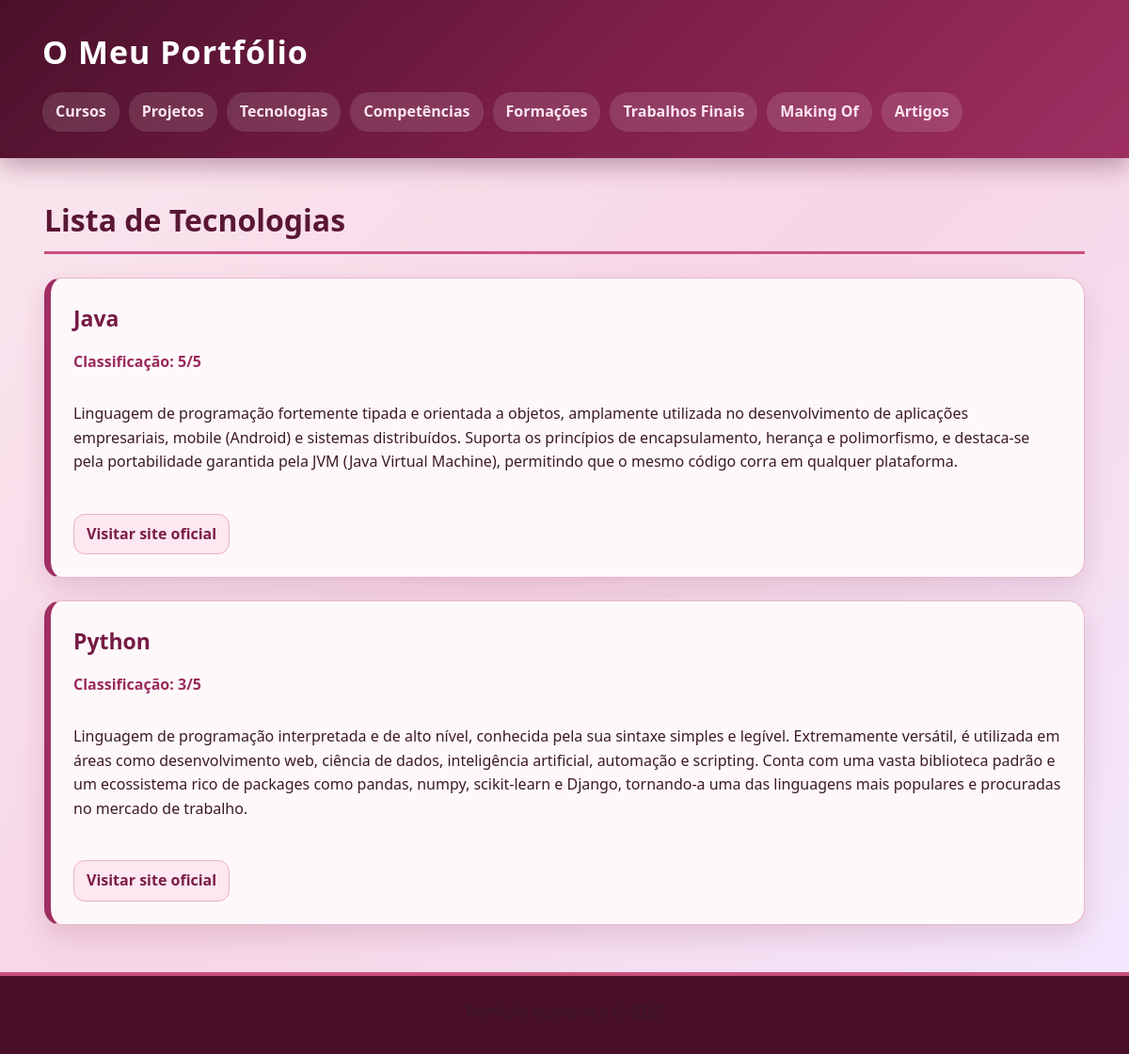
Screenshot of /tecnologias/ with the database file from the repository.
### portfolio/models.py (models this page shows, shortened)
class Tecnologia(models.Model):
    nome = models.CharField(max_length=100)
    classificacao = models.IntegerField()
    descricao = models.TextField()
    logo = models.ImageField(upload_to="fotos_tecnologia/", blank=True)
    formacao = models.ManyToManyField(Formacao, blank=True, related_name="tecnologias")

### portfolio/views.py (the view)
# urls.py: path("tecnologias/", views.tecnologias_view, name="tecnologias"),
def tecnologias_view(request):
    tecnologias = Tecnologia.objects.prefetch_related("formacao")
    context = {
        "tecnologias": tecnologias,
        "gestor": is_gestor(request.user)
    }
    return render(request, "portfolio/tecnologias.html", context)

### portfolio/views.py (called while the page is built)
def is_gestor(user):
    return user.groups.filter(name="gestor-portfolio").exists()

### portfolio/templates/portfolio/tecnologias.html (shortened to what this page needs)
{% extends "portfolio/base.html" %}
{% block content %}
<h2>Lista de Tecnologias</h2>
<section>
    {% for tecnologia in tecnologias %}
        <article>
            <h3>{{ tecnologia.nome }}</h3>
            <h4>Classificação: {{ tecnologia.classificacao }}/5</h4>
            <br>
            <p>{{ tecnologia.descricao }}</p>
            <br>
            <a href="{{ tecnologia.site_oficial }}" target="_blank">Visitar site oficial</a>
        </article>
    {% endfor %}
</section>
{% endblock %}

### portfolio/static/portfolio/styles.css (style rules this page uses)
* { box-sizing: border-box; margin: 0; padding: 0; }
body { font-family: "Segoe UI", Arial, sans-serif; background: linear-gradient(135deg, #fae8f0, #f7d6e5, #f3e8ff); color: #321122; min-height: 100vh; line-height: 1.6; }
h2 { color: #5a1635; font-size: 32px; margin-bottom: 25px; padding-bottom: 8px; border-bottom: 3px solid #c94f7c; }
h3 { color: #751b44; font-size: 23px; margin-bottom: 8px; }
h4 { color: #9a2b5d; margin-top: 8px; margin-bottom: 4px; }
section { margin-bottom: 35px; }
section > article { background: #fff8fb; border: 1px solid #e8b8cb; border-left: 7px solid #9f2f62; border-radius: 18px; padding: 24px; margin-bottom: 24px; box-shadow: 0 12px 28px rgba(122, 31, 69, 0.15); transition: 0.25s; }
p { margin-bottom: 6px; color: #3b1a2a; }
a { color: #9f2f62; font-weight: 600; text-decoration: none; }
section h3 { margin-bottom: 15px; }
article h3 + h4, article h3 + p { margin-top: 6px; }
article > a { display: inline-block; margin-top: 10px; background: #fde7f0; color: #7b1e48; padding: 8px 13px; border-radius: 12px; border: 1px solid #eab1ca; }

### rows the page displays
Tecnologia: nome "Java", classificacao "5", descricao "Linguagem de programação fortemente tipada e orientada a objetos, amplamente utilizada no desenvolvimento de aplicações empresariais, mobile (Android) e sistemas distribuídos. Suporta os princípios de encapsulamento, herança e polimorfismo, e destaca-se pela portabilidade garantida pela JVM (Java Virtual Machine), permitindo que o mesmo código corra em qualquer plataforma."
Tecnologia: nome "Python", classificacao "3", descricao "Linguagem de programação interpretada e de alto nível, conhecida pela sua sintaxe simples e legível. Extremamente versátil, é utilizada em áreas como desenvolvimento web, ciência de dados, inteligência artificial, automação e scripting. Conta com uma vasta biblioteca padrão e um ecossistema rico de packages como pandas, numpy, scikit-learn e Django, tornando-a uma das linguagens mais populares e procuradas no mercado de trabalho."
